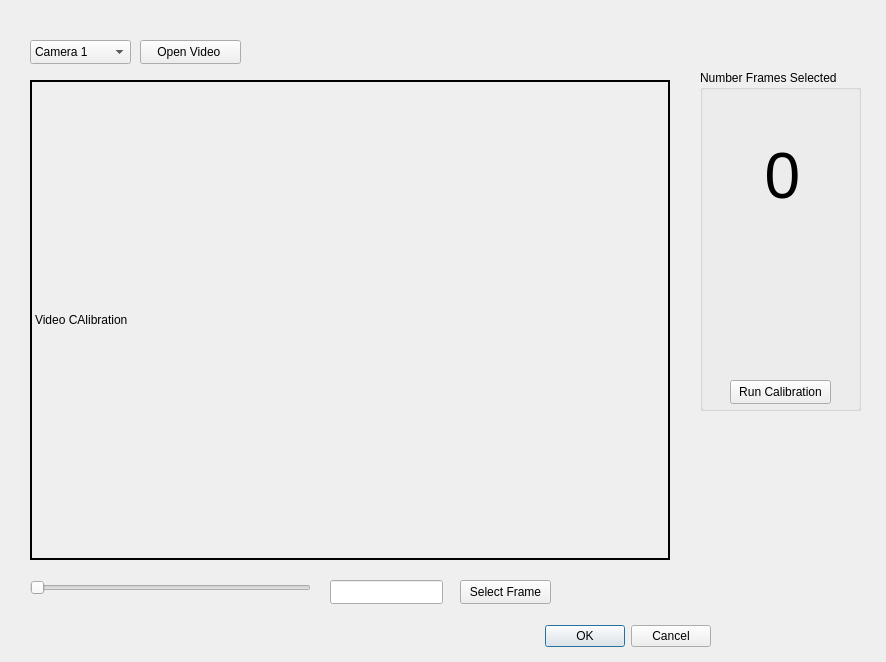
<?xml version="1.0" encoding="UTF-8"?>
<ui version="4.0">
 <class>DialogCameraCalibration</class>
 <widget class="QDialog" name="DialogCameraCalibration">
  <property name="geometry">
   <rect>
    <x>0</x>
    <y>0</y>
    <width>886</width>
    <height>662</height>
   </rect>
  </property>
  <property name="windowTitle">
   <string>Dialog</string>
  </property>
  <widget class="QDialogButtonBox" name="buttonBox">
   <property name="geometry">
    <rect>
     <x>10</x>
     <y>620</y>
     <width>701</width>
     <height>32</height>
    </rect>
   </property>
   <property name="orientation">
    <enum>Qt::Horizontal</enum>
   </property>
   <property name="standardButtons">
    <set>QDialogButtonBox::Cancel|QDialogButtonBox::Ok</set>
   </property>
  </widget>
  <widget class="QComboBox" name="comboBox">
   <property name="geometry">
    <rect>
     <x>30</x>
     <y>40</y>
     <width>101</width>
     <height>24</height>
    </rect>
   </property>
   <item>
    <property name="text">
     <string>Camera 1</string>
    </property>
   </item>
   <item>
    <property name="text">
     <string>Camera 2</string>
    </property>
   </item>
  </widget>
  <widget class="QPushButton" name="pushButton_OpenVideoCal">
   <property name="geometry">
    <rect>
     <x>140</x>
     <y>40</y>
     <width>101</width>
     <height>24</height>
    </rect>
   </property>
   <property name="text">
    <string>Open Video </string>
   </property>
  </widget>
  <widget class="QLabel" name="label_VideoCal">
   <property name="geometry">
    <rect>
     <x>30</x>
     <y>80</y>
     <width>640</width>
     <height>480</height>
    </rect>
   </property>
   <property name="frameShape">
    <enum>QFrame::WinPanel</enum>
   </property>
   <property name="text">
    <string>Video CAlibration</string>
   </property>
   <property name="scaledContents">
    <bool>true</bool>
   </property>
  </widget>
  <widget class="QSlider" name="horizontalSlider_VideoFrame">
   <property name="geometry">
    <rect>
     <x>30</x>
     <y>580</y>
     <width>281</width>
     <height>16</height>
    </rect>
   </property>
   <property name="orientation">
    <enum>Qt::Horizontal</enum>
   </property>
  </widget>
  <widget class="QLineEdit" name="lineEdit_FrameIdx">
   <property name="geometry">
    <rect>
     <x>330</x>
     <y>580</y>
     <width>113</width>
     <height>24</height>
    </rect>
   </property>
  </widget>
  <widget class="QGroupBox" name="groupBox">
   <property name="geometry">
    <rect>
     <x>700</x>
     <y>70</y>
     <width>161</width>
     <height>341</height>
    </rect>
   </property>
   <property name="title">
    <string>Number Frames Selected</string>
   </property>
   <widget class="QLabel" name="label_CounterSelectedImage">
    <property name="geometry">
     <rect>
      <x>7</x>
      <y>25</y>
      <width>151</width>
      <height>161</height>
     </rect>
    </property>
    <property name="font">
     <font>
      <pointsize>48</pointsize>
     </font>
    </property>
    <property name="text">
     <string>0</string>
    </property>
    <property name="alignment">
     <set>Qt::AlignCenter</set>
    </property>
   </widget>
   <widget class="QPushButton" name="pushButton_runCalibration">
    <property name="geometry">
     <rect>
      <x>30</x>
      <y>310</y>
      <width>101</width>
      <height>24</height>
     </rect>
    </property>
    <property name="text">
     <string>Run Calibration</string>
    </property>
   </widget>
  </widget>
  <widget class="QPushButton" name="pushButton_selectFrame">
   <property name="geometry">
    <rect>
     <x>460</x>
     <y>580</y>
     <width>91</width>
     <height>24</height>
    </rect>
   </property>
   <property name="text">
    <string>Select Frame</string>
   </property>
  </widget>
 </widget>
 <resources/>
 <connections>
  <connection>
   <sender>buttonBox</sender>
   <signal>accepted()</signal>
   <receiver>DialogCameraCalibration</receiver>
   <slot>accept()</slot>
   <hints>
    <hint type="sourcelabel">
     <x>248</x>
     <y>254</y>
    </hint>
    <hint type="destinationlabel">
     <x>157</x>
     <y>274</y>
    </hint>
   </hints>
  </connection>
  <connection>
   <sender>buttonBox</sender>
   <signal>rejected()</signal>
   <receiver>DialogCameraCalibration</receiver>
   <slot>reject()</slot>
   <hints>
    <hint type="sourcelabel">
     <x>316</x>
     <y>260</y>
    </hint>
    <hint type="destinationlabel">
     <x>286</x>
     <y>274</y>
    </hint>
   </hints>
  </connection>
 </connections>
</ui>
